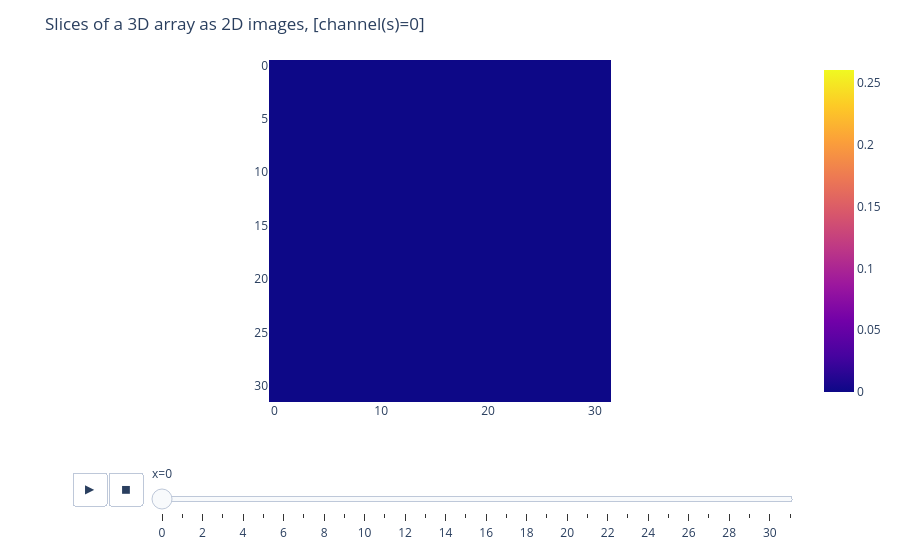

The notebook cell saved with this chart:
### Markdown cell above
2D slices through the image (use the slider to move along the axis):

### Code cell
fig = CVR.vv.image_slice_view_plotly(array[::2, ::2, ::2], channels=0)  # down-sampled to keep the notebook small
fig.show()

### Figure 1 — Plotly figure (JSON) as saved in the notebook; plotly's stock layout.template omitted (floating-point values rounded to 4 significant figures; data arrays with more than 128 entries replaced by an {"elided": "..."} marker saying what was removed)
{"data": [{"coloraxis": "coloraxis", "hovertemplate": "x: %{x}<br>y: %{y}<br>color: %{z}<extra></extra>", "name": "0", "type": "heatmap", "xaxis": "x", "yaxis": "y", "z": {"elided": "32x32 float values"}}], "layout": {"coloraxis": {"cmax": 0.2605, "cmin": 0, "colorscale": [[0, "#0d0887"], [0.1111, "#46039f"], [0.2222, "#7201a8"], [0.3333, "#9c179e"], [0.4444, "#bd3786"], [0.5556, "#d8576b"], [0.6667, "#ed7953"], [0.7778, "#fb9f3a"], [0.8889, "#fdca26"], [1, "#f0f921"]]}, "margin": {"t": 60}, "sliders": [{"active": 0, "currentvalue": {"prefix": "x="}, "len": 0.9, "pad": {"b": 10, "t": 60}, "steps": [{"args": [["0"], {"frame": {"duration": 0, "redraw": true}, "fromcurrent": true, "mode": "immediate", "transition": {"duration": 0, "easing": "linear"}}], "label": "0", "method": "animate"}, {"args": [["1"], {"frame": {"duration": 0, "redraw": true}, "fromcurrent": true, "mode": "immediate", "transition": {"duration": 0, "easing": "linear"}}], "label": "1", "method": "animate"}, {"args": [["2"], {"frame": {"duration": 0, "redraw": true}, "fromcurrent": true, "mode": "immediate", "transition": {"duration": 0, "easing": "linear"}}], "label": "2", "method": "animate"}, {"args": [["3"], {"frame": {"duration": 0, "redraw": true}, "fromcurrent": true, "mode": "immediate", "transition": {"duration": 0, "easing": "linear"}}], "label": "3", "method": "animate"}, {"args": [["4"], {"frame": {"duration": 0, "redraw": true}, "fromcurrent": true, "mode": "immediate", "transition": {"duration": 0, "easing": "linear"}}], "label": "4", "method": "animate"}, {"args": [["5"], {"frame": {"duration": 0, "redraw": true}, "fromcurrent": true, "mode": "immediate", "transition": {"duration": 0, "easing": "linear"}}], "label": "5", "method": "animate"}, {"args": [["6"], {"frame": {"duration": 0, "redraw": true}, "fromcurrent": true, "mode": "immediate", "transition": {"duration": 0, "easing": "linear"}}], "label": "6", "method": "animate"}, {"args": [["7"], {"frame": {"duration": 0, "redraw": true}, "fromcurrent": true, "mode": "immediate", "transition": {"duration": 0, "easing": "linear"}}], "label": "7", "method": "animate"}, {"args": [["8"], {"frame": {"duration": 0, "redraw": true}, "fromcurrent": true, "mode": "immediate", "transition": {"duration": 0, "easing": "linear"}}], "label": "8", "method": "animate"}, {"args": [["9"], {"frame": {"duration": 0, "redraw": true}, "fromcurrent": true, "mode": "immediate", "transition": {"duration": 0, "easing": "linear"}}], "label": "9", "method": "animate"}, {"args": [["10"], {"frame": {"duration": 0, "redraw": true}, "fromcurrent": true, "mode": "immediate", "transition": {"duration": 0, "easing": "linear"}}], "label": "10", "method": "animate"}, {"args": [["11"], {"frame": {"duration": 0, "redraw": true}, "fromcurrent": true, "mode": "immediate", "transition": {"duration": 0, "easing": "linear"}}], "label": "11", "method": "animate"}, {"args": [["12"], {"frame": {"duration": 0, "redraw": true}, "fromcurrent": true, "mode": "immediate", "transition": {"duration": 0, "easing": "linear"}}], "label": "12", "method": "animate"}, {"args": [["13"], {"frame": {"duration": 0, "redraw": true}, "fromcurrent": true, "mode": "immediate", "transition": {"duration": 0, "easing": "linear"}}], "label": "13", "method": "animate"}, {"args": [["14"], {"frame": {"duration": 0, "redraw": true}, "fromcurrent": true, "mode": "immediate", "transition": {"duration": 0, "easing": "linear"}}], "label": "14", "method": "animate"}, {"args": [["15"], {"frame": {"duration": 0, "redraw": true}, "fromcurrent": true, "mode": "immediate", "transition": {"duration": 0, "easing": "linear"}}], "label": "15", "method": "animate"}, {"args": [["16"], {"frame": {"duration": 0, "redraw": true}, "fromcurrent": true, "mode": "immediate", "transition": {"duration": 0, "easing": "linear"}}], "label": "16", "method": "animate"}, {"args": [["17"], {"frame": {"duration": 0, "redraw": true}, "fromcurrent": true, "mode": "immediate", "transition": {"duration": 0, "easing": "linear"}}], "label": "17", "method": "animate"}, {"args": [["18"], {"frame": {"duration": 0, "redraw": true}, "fromcurrent": true, "mode": "immediate", "transition": {"duration": 0, "easing": "linear"}}], "label": "18", "method": "animate"}, {"args": [["19"], {"frame": {"duration": 0, "redraw": true}, "fromcurrent": true, "mode": "immediate", "transition": {"duration": 0, "easing": "linear"}}], "label": "19", "method": "animate"}, {"args": [["20"], {"frame": {"duration": 0, "redraw": true}, "fromcurrent": true, "mode": "immediate", "transition": {"duration": 0, "easing": "linear"}}], "label": "20", "method": "animate"}, {"args": [["21"], {"frame": {"duration": 0, "redraw": true}, "fromcurrent": true, "mode": "immediate", "transition": {"duration": 0, "easing": "linear"}}], "label": "21", "method": "animate"}, {"args": [["22"], {"frame": {"duration": 0, "redraw": true}, "fromcurrent": true, "mode": "immediate", "transition": {"duration": 0, "easing": "linear"}}], "label": "22", "method": "animate"}, {"args": [["23"], {"frame": {"duration": 0, "redraw": true}, "fromcurrent": true, "mode": "immediate", "transition": {"duration": 0, "easing": "linear"}}], "label": "23", "method": "animate"}, {"args": [["24"], {"frame": {"duration": 0, "redraw": true}, "fromcurrent": true, "mode": "immediate", "transition": {"duration": 0, "easing": "linear"}}], "label": "24", "method": "animate"}, {"args": [["25"], {"frame": {"duration": 0, "redraw": true}, "fromcurrent": true, "mode": "immediate", "transition": {"duration": 0, "easing": "linear"}}], "label": "25", "method": "animate"}, {"args": [["26"], {"frame": {"duration": 0, "redraw": true}, "fromcurrent": true, "mode": "immediate", "transition": {"duration": 0, "easing": "linear"}}], "label": "26", "method": "animate"}, {"args": [["27"], {"frame": {"duration": 0, "redraw": true}, "fromcurrent": true, "mode": "immediate", "transition": {"duration": 0, "easing": "linear"}}], "label": "27", "method": "animate"}, {"args": [["28"], {"frame": {"duration": 0, "redraw": true}, "fromcurrent": true, "mode": "immediate", "transition": {"duration": 0, "easing": "linear"}}], "label": "28", "method": "animate"}, {"args": [["29"], {"frame": {"duration": 0, "redraw": true}, "fromcurrent": true, "mode": "immediate", "transition": {"duration": 0, "easing": "linear"}}], "label": "29", "method": "animate"}, {"args": [["30"], {"frame": {"duration": 0, "redraw": true}, "fromcurrent": true, "mode": "immediate", "transition": {"duration": 0, "easing": "linear"}}], "label": "30", "method": "animate"}, {"args": [["31"], {"frame": {"duration": 0, "redraw": true}, "fromcurrent": true, "mode": "immediate", "transition": {"duration": 0, "easing": "linear"}}], "label": "31", "method": "animate"}], "x": 0.1, "xanchor": "left", "y": 0, "yanchor": "top"}], "title": {"text": "Slices of a 3D array as 2D images, [channel(s)=0]"}, "updatemenus": [{"buttons": [{"args": [null, {"frame": {"duration": 500, "redraw": true}, "fromcurrent": true, "mode": "immediate", "transition": {"duration": 500, "easing": "linear"}}], "label": "&#9654;", "method": "animate"}, {"args": [[null], {"frame": {"duration": 0, "redraw": true}, "fromcurrent": true, "mode": "immediate", "transition": {"duration": 0, "easing": "linear"}}], "label": "&#9724;", "method": "animate"}], "direction": "left", "pad": {"r": 10, "t": 70}, "showactive": false, "type": "buttons", "x": 0.1, "xanchor": "right", "y": 0, "yanchor": "top"}], "xaxis": {"anchor": "y", "constrain": "domain", "domain": [0, 1], "scaleanchor": "y"}, "yaxis": {"anchor": "x", "autorange": "reversed", "constrain": "domain", "domain": [0, 1]}}}
